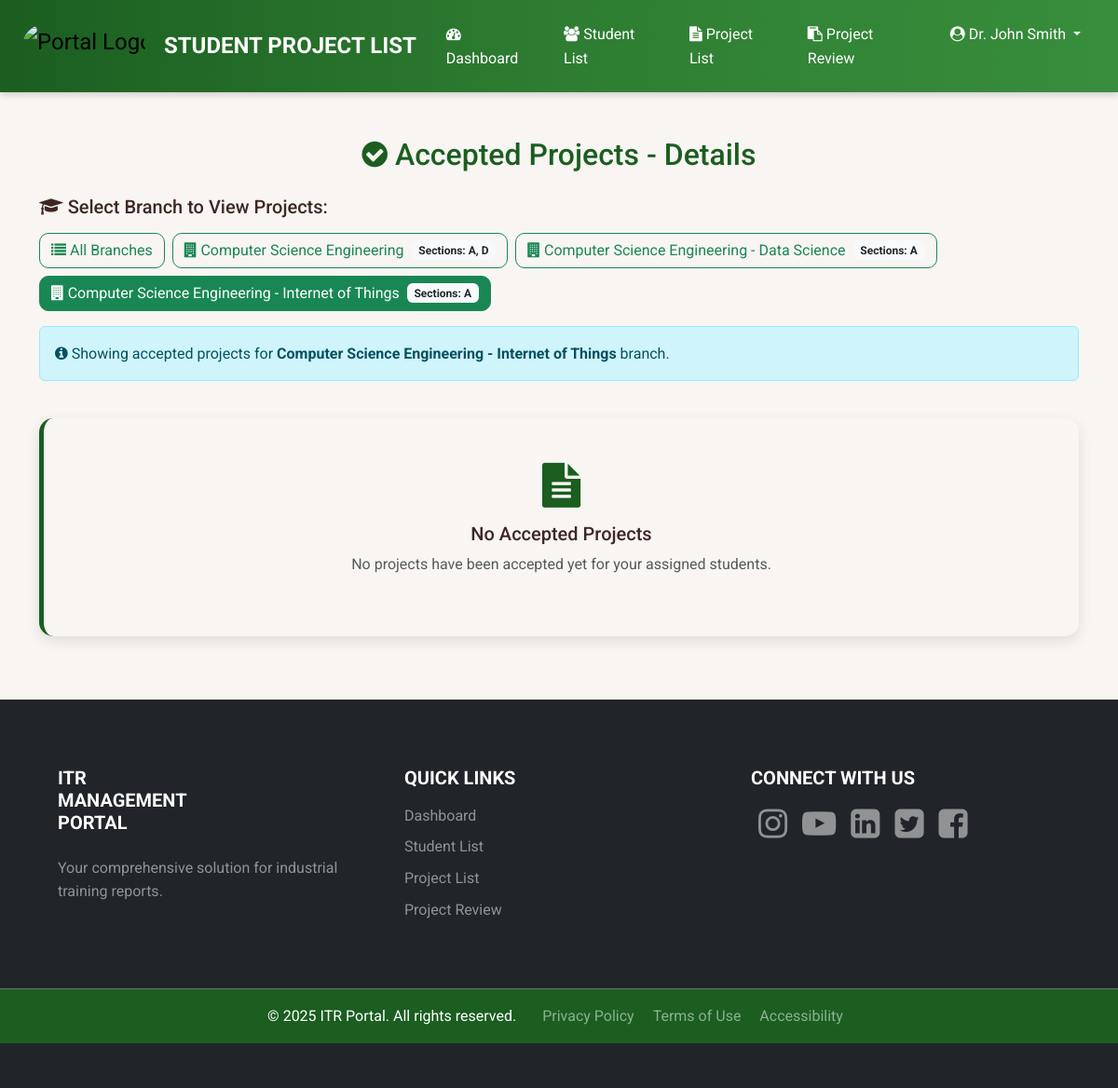
Page /faculty/studentprojectlist.php?branch=Computer+Science+Engineering+-+Internet+of+Things (signed in) on the committed database.
### tables this page shows
CREATE TABLE IF NOT EXISTS branches (
    id INT AUTO_INCREMENT PRIMARY KEY,
    branch_code VARCHAR(10) NOT NULL,
    branch_name VARCHAR(100) NOT NULL,
    created_at TIMESTAMP DEFAULT CURRENT_TIMESTAMP
);

### faculty/studentprojectlist.php (the view, shortened to what this page needs)
<?php
require_once '../config/database.php';
$faculty_id = $_SESSION['faculty_id'];
$faculty_name = $_SESSION['faculty_name'];
try {
    $stmt = mysqli_prepare($connection, "
        SELECT DISTINCT b.id, b.branch_name, s.section_name
        FROM sections s
        JOIN branches b ON s.branch_id = b.id
        WHERE s.faculty_id = ?
        ORDER BY b.branch_name, s.section_name
    ");
    mysqli_stmt_bind_param($stmt, "i", $faculty_id);
    mysqli_stmt_execute($stmt);
    $result = mysqli_stmt_get_result($stmt);
    $faculty_branches = [];
    while ($row = mysqli_fetch_assoc($result)) {
        $branch_key = $row['branch_name'];
        if (!isset($faculty_branches[$branch_key])) {
            $faculty_branches[$branch_key] = [
                'id' => $row['id'],
                'name' => $row['branch_name'],
                'sections' => []
            ];
        }
        $faculty_branches[$branch_key]['sections'][] = $row['section_name'];
    }
} catch (Exception $e) {
    $faculty_branches = [];
}
$selected_branch = isset($_GET['branch']) ? $_GET['branch'] : '';
try {
    $accepted_projects = [];
} catch (Exception $e) {
    $accepted_projects = [];
    $projects_by_section = [];
    $error_message = "Failed to load project list.";
}
?>
<!DOCTYPE html>
<html lang="en">
<head>
    <link href="https://cdn.jsdelivr.net/npm/bootstrap@5.3.3/dist/css/bootstrap.min.css" rel="stylesheet">
    <link rel="stylesheet" href="https://cdnjs.cloudflare.com/ajax/libs/font-awesome/4.7.0/css/font-awesome.min.css">
</head>
<body>
    <header>
        <nav class="navbar navbar-expand-lg navbar-gradient py-3">
            <div class="container-fluid px-4">
                <a class="navbar-brand fs-4 d-flex align-items-center" href="dashboard.php">
                    <img src="../img/Logo.png" alt="Portal Logo" class="logo">
                    <span class="text-white ms-2 fw-bold">STUDENT PROJECT LIST</span>
                </a>
                <div class="collapse navbar-collapse" id="navbarNav">
                    <ul class="navbar-nav ms-auto">
                        <li class="nav-item">
                            <a class="nav-link text-white px-3" href="dashboard.php">
                                <i class="fa fa-tachometer" aria-hidden="true"></i> Dashboard
                            </a>
                        </li>
                        <li class="nav-item">
                            <a class="nav-link text-white px-3" href="studentlist.php">
                                <i class="fa fa-users" aria-hidden="true"></i> Student List
                            </a>
                        </li>
                        <li class="nav-item">
                            <a class="nav-link text-white px-3 active" href="studentprojectlist.php">
                                <i class="fa fa-file-text" aria-hidden="true"></i> Project List
                            </a>
                        </li>
                        <li class="nav-item">
                            <a class="nav-link text-white px-3" href="projectreview.php">
                                <i class="fa fa-clipboard" aria-hidden="true"></i> Project Review
                            </a>
                        </li>
                        <li class="nav-item dropdown">
                            <a class="nav-link dropdown-toggle text-white px-3" href="#" id="navbarDropdown" role="button" data-bs-toggle="dropdown" aria-expanded="false">
                                <i class="fa fa-user-circle" aria-hidden="true"></i> <?php echo htmlspecialchars($faculty_name); ?>
                            </a>
                        </li>
                    </ul>
                </div>
            </div>
        </nav>
    </header>
    <main>
        <div class="container my-5">
            <div class="row">
                <div class="col-12">
                    <h2 class="mb-4 text-center" style="color: #1B5E20;">
                        <i class="fa fa-check-circle"></i> Accepted Projects - Details
                    </h2>
                    <?php if (!empty($faculty_branches)): ?>
                        <div class="row mb-4">
                            <div class="col-12">
                                <h5 class="mb-3">
                                    <i class="fa fa-graduation-cap"></i> Select Branch to View Projects:
                                </h5>
                                <div class="d-flex flex-wrap gap-2 mb-3">
                                    <a href="studentprojectlist.php"
                                       class="btn <?php echo empty($selected_branch) ? 'btn-success' : 'btn-outline-success'; ?>">
                                        <i class="fa fa-list"></i> All Branches
                                    </a>
                                    <?php foreach ($faculty_branches as $branch): ?>
                                        <a href="studentprojectlist.php?branch=<?php echo urlencode($branch['name']); ?>"
                                           class="btn <?php echo $selected_branch === $branch['name'] ? 'btn-success' : 'btn-outline-success'; ?>">
                                            <i class="fa fa-building"></i> <?php echo htmlspecialchars($branch['name']); ?>
                                            <span class="badge bg-light text-dark ms-1">
                                                Sections: <?php echo implode(', ', $branch['sections']); ?>
                                            </span>
                                        </a>
                                    <?php endforeach; ?>
                                </div>
                                <?php if ($selected_branch): ?>
                                    <div class="alert alert-info">
                                        <i class="fa fa-info-circle"></i>
                                        Showing accepted projects for <strong><?php echo htmlspecialchars($selected_branch); ?></strong> branch.
                                    </div>
                                <?php endif; ?>
                            </div>
                        </div>
                    <?php endif; ?>
                    <?php if (empty($accepted_projects)): ?>
                        <div class="project-card text-center">
                            <div class="card-body py-5">
                                <i class="fa fa-file-text fa-3x mb-3" style="color: #1B5E20;"></i>
                                <h5>No Accepted Projects</h5>
                                <p class="text-muted">No projects have been accepted yet for your assigned students.</p>
                            </div>
                        </div>
                    <?php endif; ?>
                </div>
            </div>
                </div>
    </main>
    <footer class="text-center text-lg-start bg-dark mt-5 text-white py-5">
        <div class="container p-4">
            <div class="row g-4">
                <div class="col-lg-4 col-md-6 mb-4 mb-md-0">
                    <div class="footer-block d-flex flex-column align-items-center align-items-lg-start">
                        <div class="footer-block-heading">
                            <h5 class="text-uppercase fw-bold mb-2 text-center text-lg-start">
                                ITR<br>Management<br>Portal
                            </h5>
                        </div>
                        <p class="text-white-50 text-center text-lg-start mt-3 mb-0">
                            Your comprehensive solution for industrial training reports.
                        </p>
                    </div>
                </div>
                <div class="col-lg-4 col-md-6 mb-4 mb-md-0">
                    <div class="footer-block">
                        <h5 class="text-uppercase fw-bold mb-3 text-center text-lg-start">Quick Links</h5>
                        <ul class="list-unstyled text-center text-lg-start">
                            <li class="mb-2"><a href="dashboard.php" class="text-white-50 text-decoration-none">Dashboard</a></li>
                            <li class="mb-2"><a href="studentlist.php" class="text-white-50 text-decoration-none">Student List</a></li>
                            <li class="mb-2"><a href="studentprojectlist.php" class="text-white-50 text-decoration-none">Project List</a></li>
                            <li class="mb-2"><a href="projectreview.php" class="text-white-50 text-decoration-none">Project Review</a></li>
                        </ul>
                    </div>
                </div>
                <div class="col-lg-4 col-md-12">
                    <div class="footer-block">
                        <h5 class="text-uppercase fw-bold mb-3 text-center text-lg-start">Connect With Us</h5>
                        <div class="d-flex justify-content-center justify-content-lg-start">
                            <a href="https://www.instagram.com" target="_blank" class="text-white-50 mx-2 social-icon">
                                <i class="fa fa-instagram fa-lg"></i>
                            </a>
                            <a href="https://www.youtube.com" target="_blank" class="text-white-50 mx-2 social-icon">
                                <i class="fa fa-youtube-play fa-lg"></i>
                            </a>
                            <a href="https://www.linkedin.com" target="_blank" class="text-white-50 mx-2 social-icon">
                                <i class="fa fa-linkedin-square fa-lg"></i>
                            </a>
                            <a href="https://www.twitter.com" target="_blank" class="text-white-50 mx-2 social-icon">
                                <i class="fa fa-twitter-square fa-lg"></i>
                            </a>
                            <a href="https://www.facebook.com" target="_blank" class="text-white-50 mx-2 social-icon">
                                <i class="fa fa-facebook-square fa-lg"></i>
                            </a>
                        </div>
                    </div>
                </div>
            </div>
        </div>
        <div class="text-center py-3 bg-secondary text-white-75 border-top border-secondary mt-4">
            © 2025 ITR Portal. All rights reserved.
            <span class="d-block d-md-inline-block ms-md-3 mt-2 mt-md-0">
                <a href="#" class="text-white-50 text-decoration-none mx-2">Privacy Policy</a>
                <a href="#" class="text-white-50 text-decoration-none mx-2">Terms of Use</a>
                <a href="#" class="text-white-50 text-decoration-none mx-2">Accessibility</a>
            </span>
        </div>
    </footer>
</body>
</html>

### faculty/studentprojectlist.php (style rules this page uses)
body { font-family: 'Roboto', sans-serif; line-height: 1.6; color: #3E2723; background-color: #F8F5F2; margin: 0; padding: 0; }
.logo { height: 48px; margin-right: 12px; border-radius: 60px; }
.navbar-gradient { background: linear-gradient(to right, #1B5E20, #2E7D32, #388E3C); box-shadow: 0 2px 8px rgba(0, 0, 0, 0.2); position: sticky; top: 0; z-index: 1020; margin: 0; padding: 0; }
.navbar { margin: 0; border-radius: 0; }
.project-card { border: none; border-radius: 15px; box-shadow: 0 5px 15px rgba(0, 0, 0, 0.1); transition: transform 0.3s ease; margin-bottom: 20px; border-left: 5px solid #1B5E20; }
.btn { border-radius: 10px; transition: all 0.3s ease; }
.bg-secondary { background-color: #1B5E20 !important; }
.footer-block { padding-left: 8px; padding-right: 8px; width: 100%; display: flex; flex-direction: column; align-items: flex-start; }
.social-icon { font-size: 1.7rem; color: rgba(232, 245, 233, 0.6); transition: color 0.3s ease, filter 0.3s ease; filter: grayscale(100%) brightness(150%); }

### rows in the picture
branches: branch_name "Computer Science Engineering - Data Science", sections "A"
branches: branch_name "Computer Science Engineering - Internet of Things", sections "A"

### other values in the picture
$faculty_name "Dr. John Smith"
$branch['name'] "Computer Science Engineering"
implode(', ', $branch['sections']) "A, D"
$selected_branch "Computer Science Engineering - Internet of Things"
